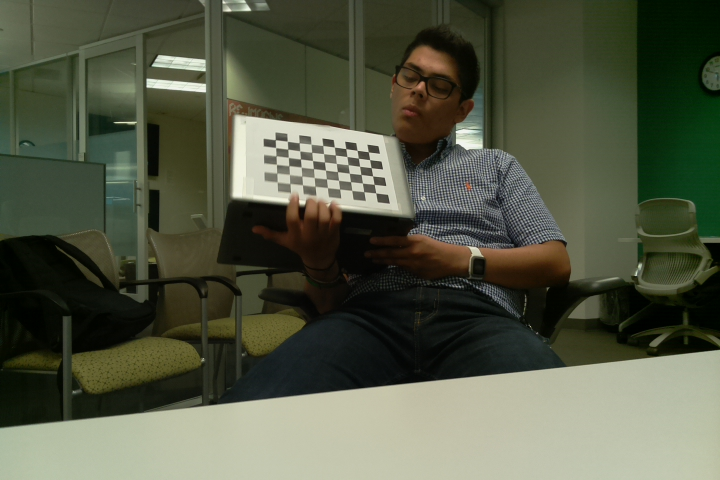
#> input picture RaspberryPi/imgs/image17.jpg, 720 x 480 px, found by its file name
$ python justface.py   (Python 2 division)
#> lines starting #> are read from the running program, lines starting #| are printed output that depends on the picture
import cv2
import numpy as np
import stereoPiD
from matplotlib import pyplot as plt
from mpl_toolkits.mplot3d import Axes3D
import pickle

# CASCADE

face_cascade = cv2.CascadeClassifier('/home/pinheadqt/Tools/opencv/data/haarcascades/haarcascade_frontalface_default.xml')
# eye_cascade = cv2.CascadeClassifier('/home/pinheadqt/Tools/opencv/data/haarcascades/haarcascade_eye.xml')


# IMAGE INIT
right_file = '/home/pinheadqt/Pictures/GreenImgs/image17.jpg'
left_file = '/home/pinheadqt/Pictures/YellowImgs/image17.jpg'

imgL = cv2.imread(left_file)
#> imgL is the input picture: shape (480, 720, 3); mean B, G, R 68.7, 88.1, 83.3
imgR = cv2.imread(right_file)

# IMAGE => GRAY
grayR = cv2.cvtColor(imgR, cv2.COLOR_BGR2GRAY)
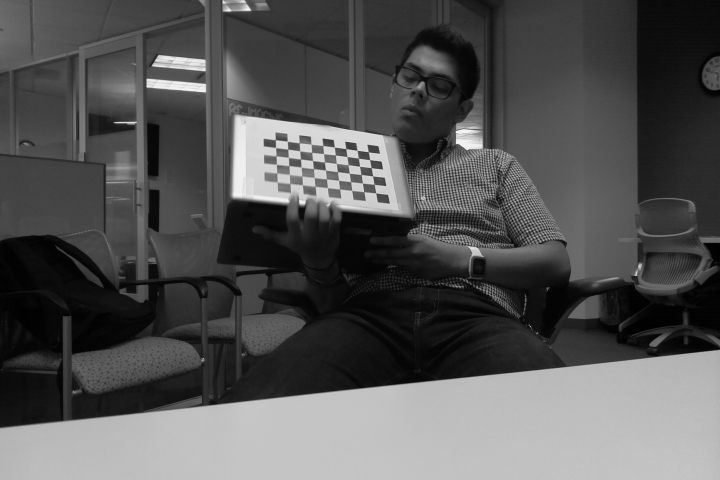
#> grayR: shape (480, 720); min 0, max 242, mean 84.4
grayL = cv2.cvtColor(imgL, cv2.COLOR_BGR2GRAY)


# CODE RIGHT
faces = face_cascade.detectMultiScale(grayR)
#> faces = ()
for (x,y,w,h) in faces:
    #img = cv2.rectangle(img,(x,y),(x+w,y+h),(255,0,0),2)
    cropped_faceR = imgR[y:y+h, x:x+w]
#> this loop made 0 passes
    # roi_gray = gray[y:y+h, x:x+w]
    # roi_color = img[y:y+h, x:x+w]

# CODE LEFT
faces = face_cascade.detectMultiScale(grayL)
for (x,y,w,h) in faces:
    cropped_faceL = imgL[y:y+h, x:x+w]

#> (the run stopped early here; a loop or call above may not have finished)

$ run again, with RaspberryPi/imgs/image0.jpg copied over RaspberryPi/imgs/image17.jpg
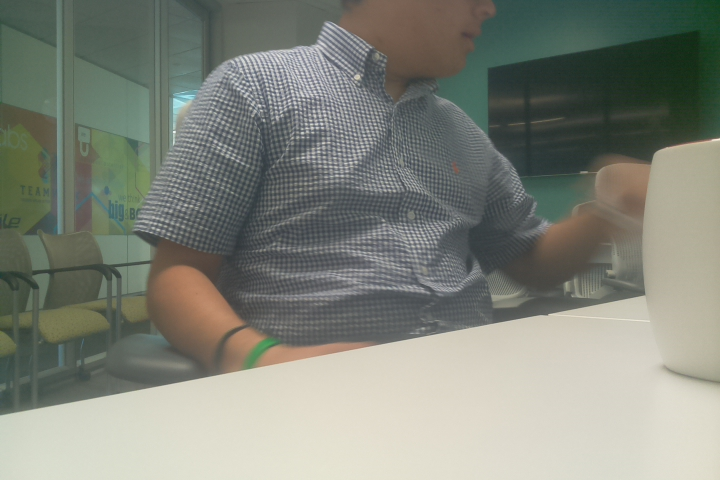
#> input picture RaspberryPi/imgs/image0.jpg, 720 x 480 px, found by its file name
#> imgL is the input picture: shape (480, 720, 3); mean B, G, R 122.9, 133.1, 129.3
#> `grayR = cv2.cvtColor(imgR, cv2.COLOR_BGR2GRAY)`:
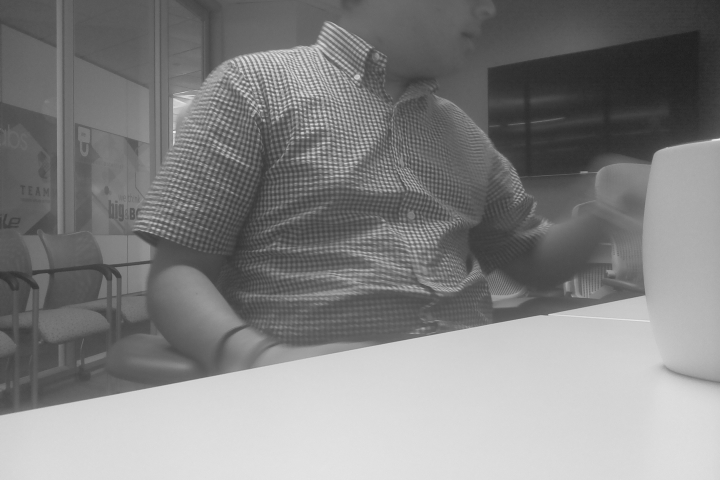
#> grayR: shape (480, 720); min 32, max 241, mean 130.8
#> faces = ()

$ run again, with RaspberryPi/imgs/image00.jpg copied over RaspberryPi/imgs/image17.jpg
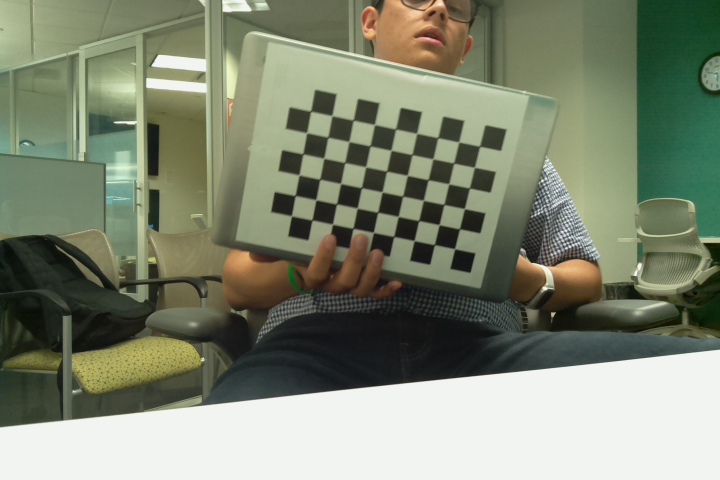
#> input picture RaspberryPi/imgs/image00.jpg, 720 x 480 px, found by its file name
#> imgL is the input picture: shape (480, 720, 3); mean B, G, R 115.3, 135.5, 128.6
#> `grayR = cv2.cvtColor(imgR, cv2.COLOR_BGR2GRAY)`:
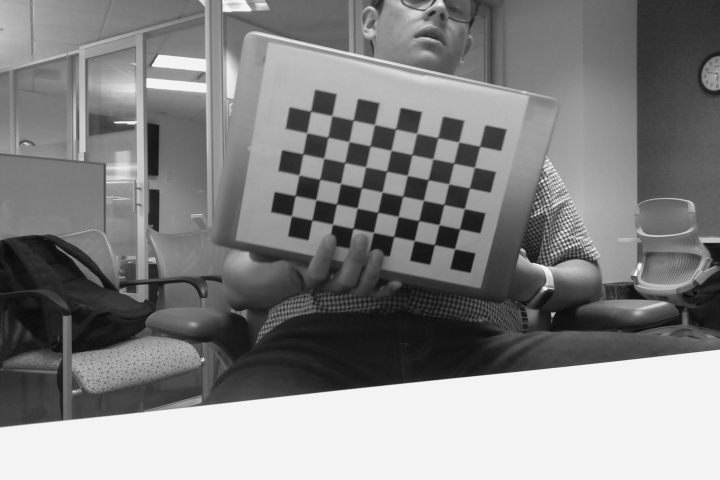
#> grayR: shape (480, 720); min 9, max 244, mean 131.1
#> faces = ()
